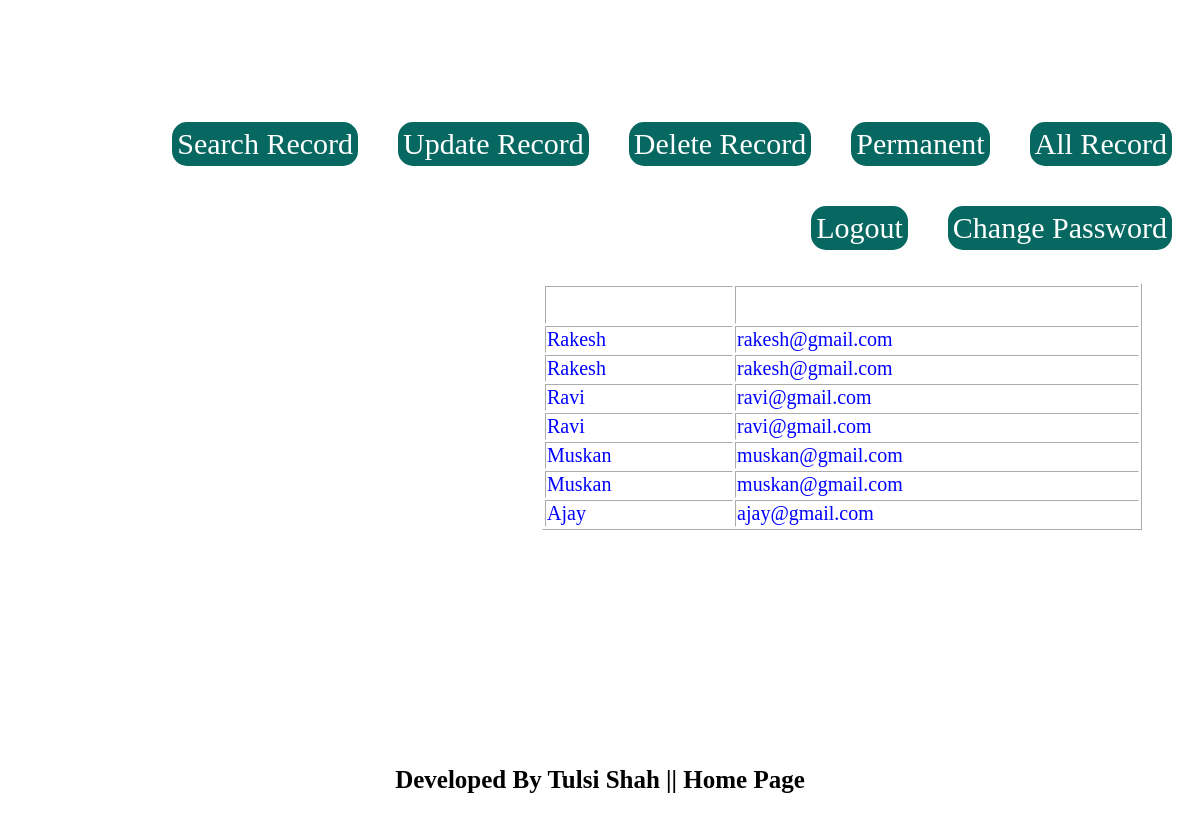
Screenshot of /permanent with the database file from the repository.
### app1/models.py (models this page shows, shortened)
class contactm2(models.Model):
    username=models.CharField(max_length=50)
    email=models.CharField(max_length=100)

### app1/views.py (the view)
# urls.py: path('permanent',views.permanent),
def permanent(request):
    r1=contactm2.objects.filter
    return render(request,"permanent.html",{'data':r1})

### templates/permanent.html (shortened to what this page needs)
{% extends 'homebase.html' %}
{% block content1 %}
<h1 id="h1">PermanentRecord</h1>
<center>
    <table id="table" border=1>
        <tr>
            <th id="th">Name</th>
            <th id="th">Email</th>
        </tr>
        {% for x in data  %}
            <tr>
                <td id="td">{{x.username}}</td>
                <td id="td">{{x.email}}</td>
            </tr>
            {% endfor %}
    </table>
</center>
{% endblock content1 %}
{% block footer %}<h1 id="hh">Developed By Tulsi Shah || Home Page</h1>
{% endblock footer %}

### static/css/home.css (style rules this page uses)
body { background-image: url('https://thumbs.dreamstime.com/b/old-book-flying-letters-magic-light-background-bookshelf-library-ancient-books-as-symbol-knowledge-history-218640948.jpg'); background-position: center; background-size: cover; }
#hh { color:black; font-size: 25px; text-align: center; }
#table { height: 30px; width: 600px; float: right; margin-top: -50px; border-color: white; margin-right: 50px; }
#th { color:white; font-size: 30px; }
#td { color:blue; font-size: 20px; }
#h1 { color: white; font-size: 30px; }

### rows the page displays
contactm2: username "Rakesh", email "rakesh@gmail.com"
contactm2: username "Rakesh", email "rakesh@gmail.com"
contactm2: username "Ravi", email "ravi@gmail.com"
contactm2: username "Ravi", email "ravi@gmail.com"
contactm2: username "Muskan", email "muskan@gmail.com"
contactm2: username "Muskan", email "muskan@gmail.com"
contactm2: username "Ajay", email "ajay@gmail.com"
